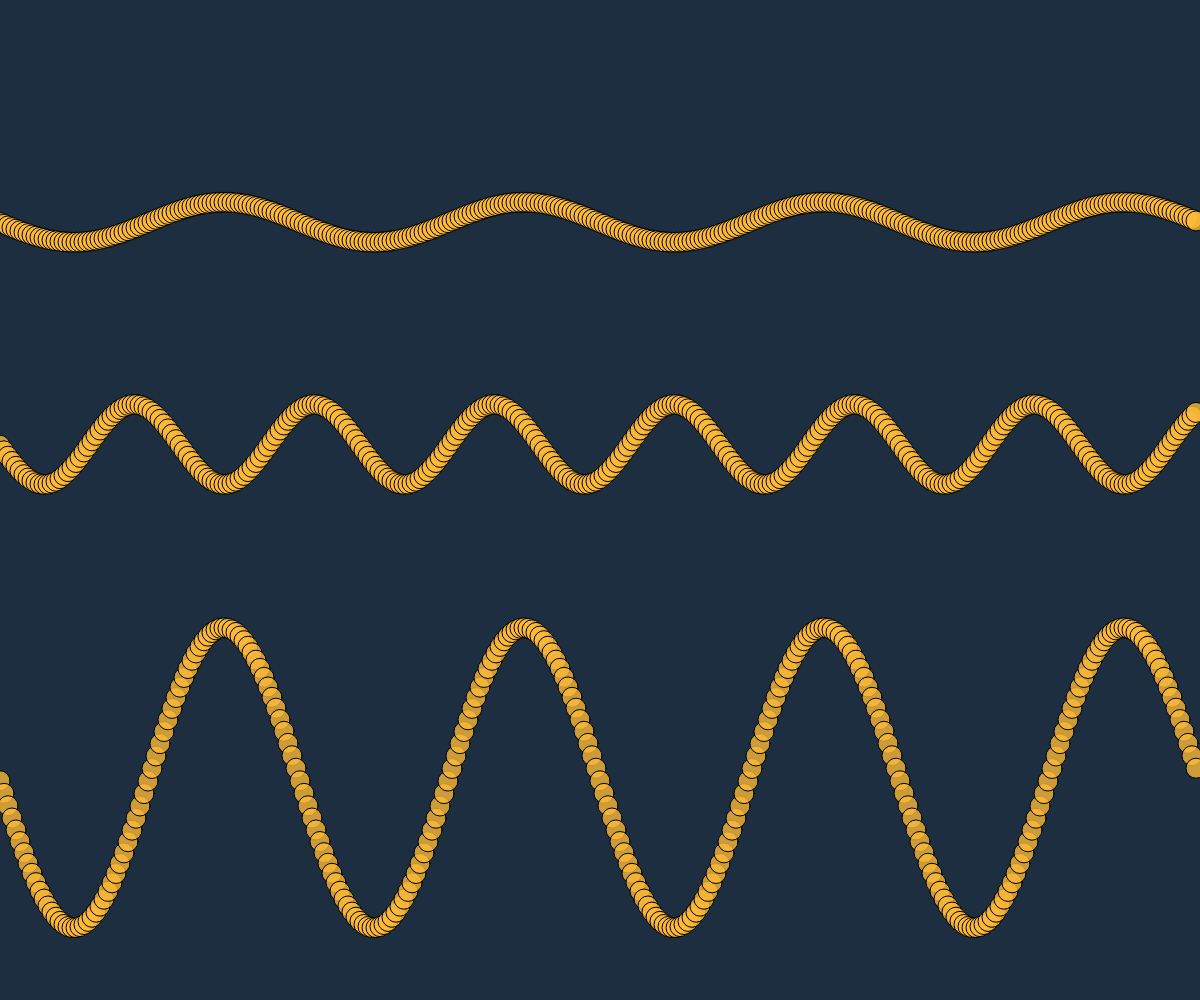
Frame 1 (no input)
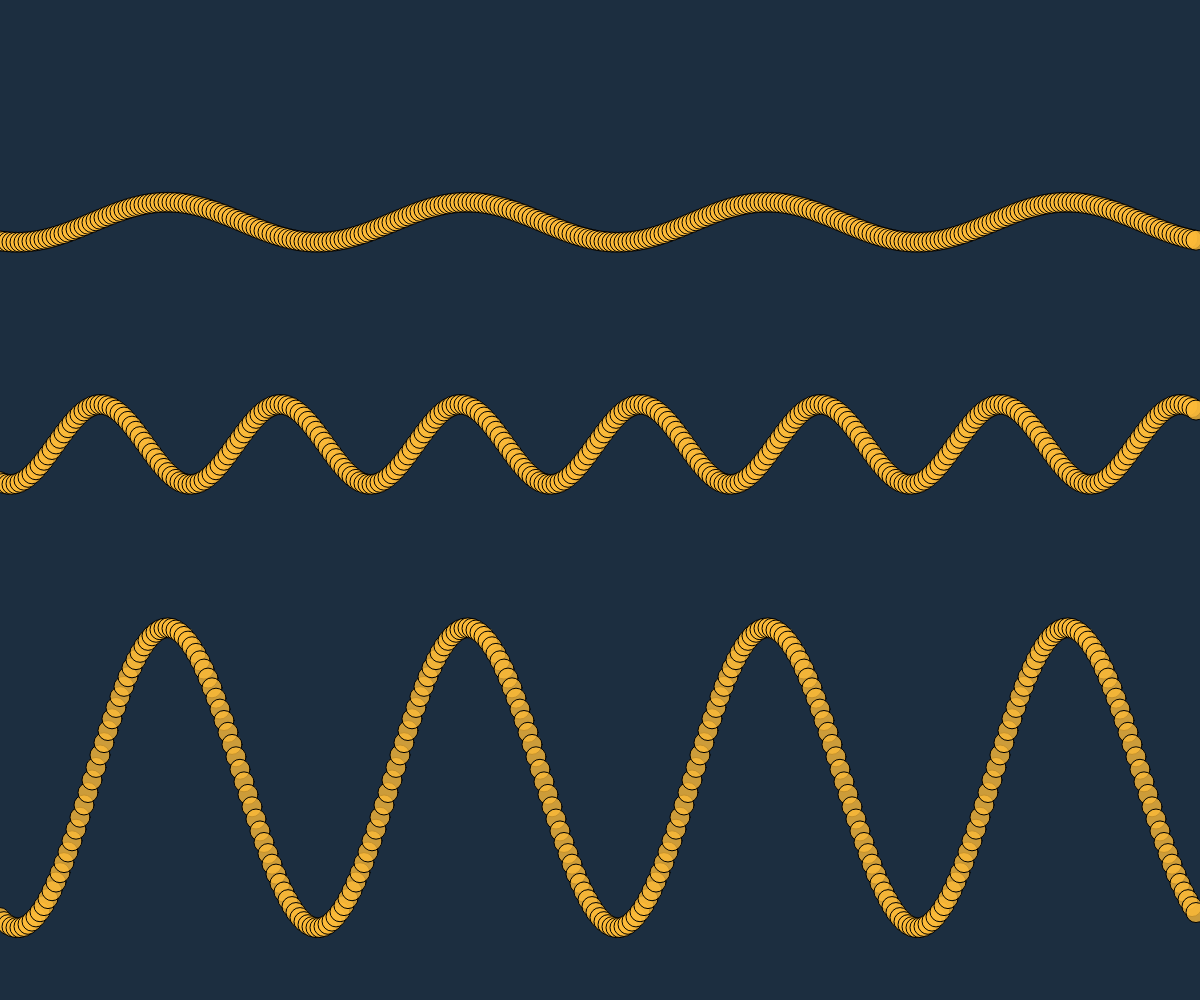
Frame 60 (no input)
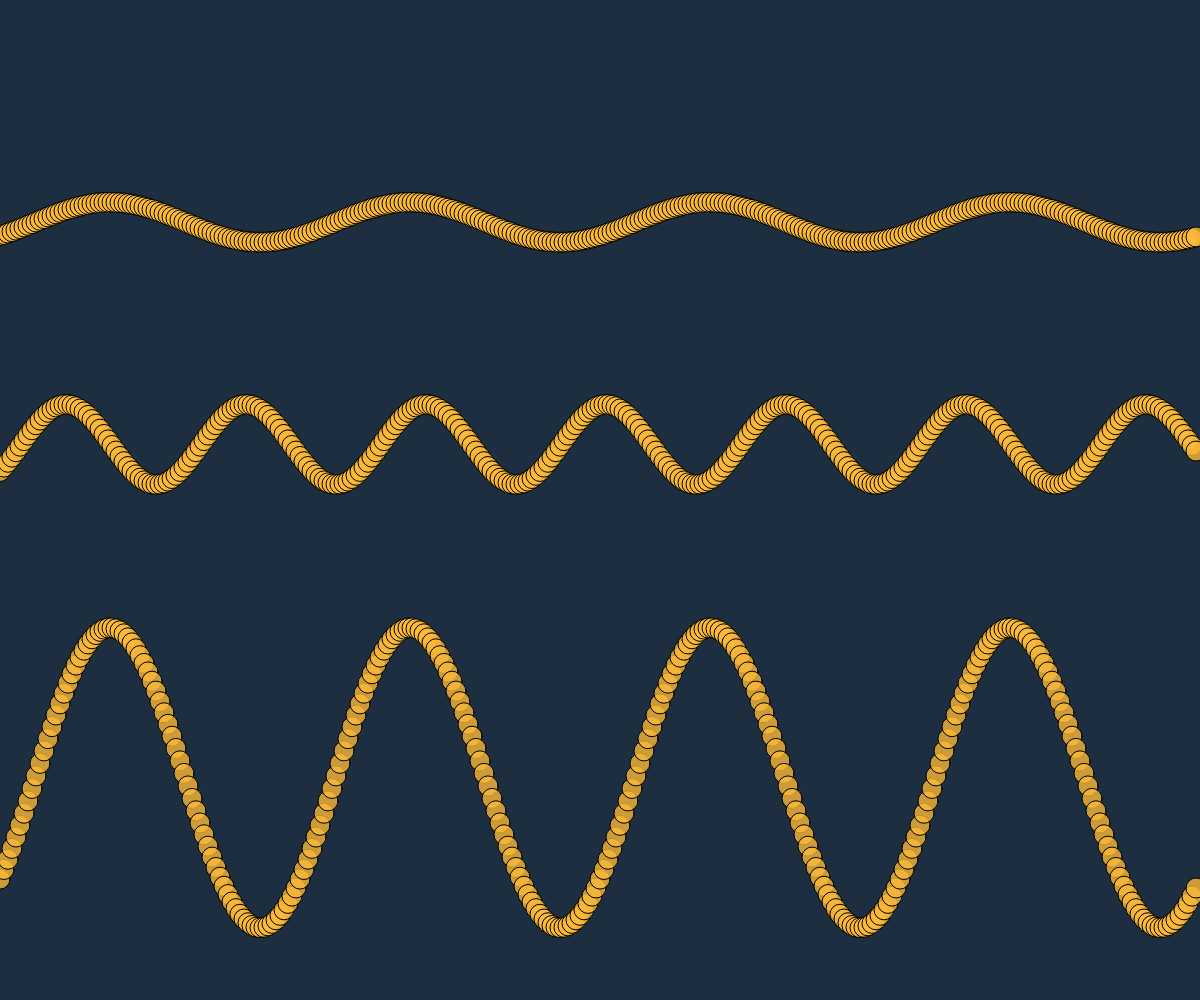
Frame 120 (the mouse pressed at the canvas centre since frame 60)

The p5.js sketch that drew these frames (run headless with seeded random() and noise() and a simulated clock; from frame 60 on, the mouse is pressed at the canvas centre):

// p5.js sketch
// ── sketch.js
let wave1;
let wave2;
let wave3;

let waves = [];
function setup() {
  createCanvas(windowWidth, windowHeight);

  // Chaque onde occupe toute la largeur de la fenêtre
  waves.push(new Wave(0, height / 3 - height / 9, width, 20, 300));
  waves.push(new Wave(0, height / 3 + height / 9, width, 40, 180));
  waves.push(new Wave(0, (2 * height) / 3 + height / 9, width, 150, 300));
}

function draw() {
  background(28, 46, 64);

  for (let w of waves) {
    w.update();
    w.show();
  }
}

// ── wave.js
class Wave {
  constructor(x, y, w, amplitude, period) {
    this.origin = createVector(x, y); // Position d'origine
    this.w = w; // Largeur de l'onde
    this.amplitude = amplitude; // Amplitude de l'onde
    this.period = period; // Période (distance entre deux crêtes)

    this.theta = 0.0; // Angle initial
    this.xSpacing = 4; // Espacement entre les points
    this.dx = (TWO_PI / this.period) * this.xSpacing; // Incrémentation de l'angle pour chaque point
    this.yValues = new Array(floor(this.w / this.xSpacing)); // Tableau des valeurs Y
  }

  update() {
    this.theta += 0.02; // Fait avancer l'animation
    let x = this.theta; // Angle de départ
    
    // Mise à jour correcte du tableau `yValues`
    for (let i = 0; i < this.yValues.length; i++) {
      this.yValues[i] = sin(x) * this.amplitude; // Calcule Y avec sin(x)
      x += this.dx; // Incrémente l'angle pour le point suivant
    }
  }

  show() {
    for (let i = 0; i < this.yValues.length; i++) {
      stroke(0);
      fill(252, 186, 56, 200);
      circle(
        this.origin.x + i * this.xSpacing, // Position X
        this.origin.y + this.yValues[i], // Position Y corrigée
        20
      );
    }
  }
}
